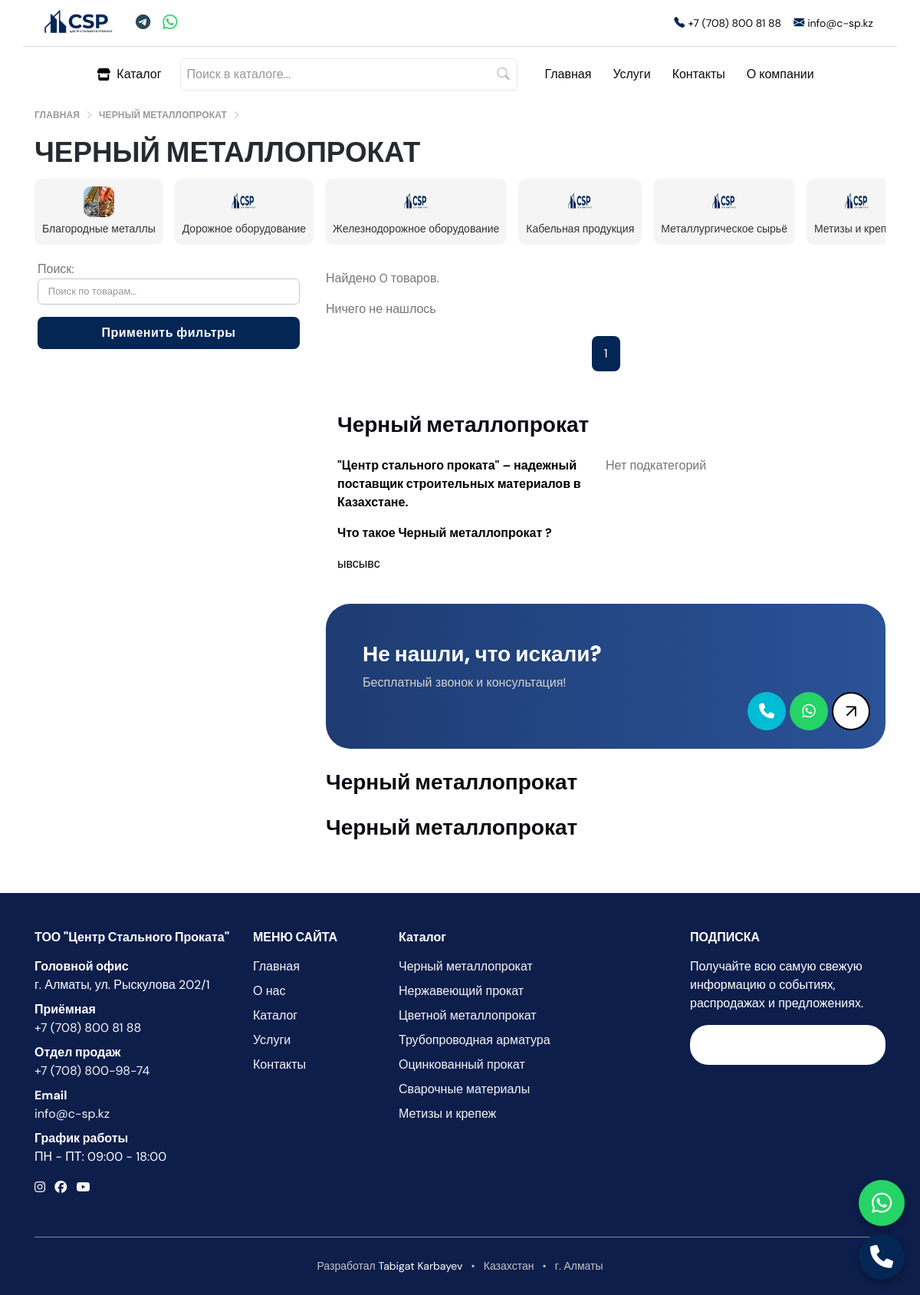
The page /chernyj-metalloprokat/products/ on the database its author committed.
### main/models.py (models this page shows, shortened)
class Category(models.Model):
    name = models.CharField(max_length=255, verbose_name="Название категории", db_index=True)
    image = models.ImageField(max_length=255, blank=True, null=True, verbose_name="Картинка категории")
    slug = models.SlugField(unique=True, verbose_name="Слаг", max_length=255)
    about = models.TextField(max_length=555, blank=True, null=True)
    price_list = models.FileField(blank=True, null=True)
    parent = models.ForeignKey(
        'self',
        on_delete=models.CASCADE,
        null=True,
        blank=True,
        related_name='children',
        verbose_name="Родительская категория"
    )
    class Meta:
        verbose_name = "Категория"
        verbose_name_plural = "Категории"
        ordering = ['name']
    def get_absolute_url(self):
        return reverse('website:category_detail', kwargs={'slug': self.slug})
    def get_ancestors(self):
        category = self
        ancestors = []
        while category:
            ancestors.insert(0, category)
            category = category.parent
        return ancestors

### main/views.py (the view, shortened to what this page needs)
# urls.py: path('<slug:slug>/products/', ProductListView.as_view(), name='product_list'),
class ProductListView(FilterView, ListView):
    model = Product
    template_name = 'product/product_list.html'
    context_object_name = 'products'
    paginate_by = 10  # Показываем по 10 товаров на странице
    filterset_class = ProductFilter  # Подключаем фильтры
    def get_queryset(self):
        slug = self.kwargs.get('slug')
        category = get_object_or_404(Category, slug=slug)
        queryset = category.products.all().order_by('id')  # Добавляем сортировку
        return ProductFilter(self.request.GET, queryset=queryset).qs
    def get_context_data(self, **kwargs):
        context = super().get_context_data(**kwargs)
        slug = self.kwargs.get('slug')
        category = get_object_or_404(Category, slug=slug)
        context['category'] = category
        similar_categories = Category.objects.filter(parent=category.parent).exclude(id=category.id)
        if not similar_categories.exists() and category.parent:
            similar_categories = Category.objects.filter(parent=category.parent.parent).exclude(id=category.id) if category.parent.parent else None
        context['similar_categories'] = similar_categories
        context['filter'] = ProductFilter(self.request.GET, queryset=self.get_queryset())
        paginator = context['paginator']
        page_obj = context['page_obj']
        current_page = page_obj.number
        total_pages = paginator.num_pages
        if total_pages <= 5:
            page_range = range(1, total_pages + 1)
        context['page_range'] = page_range
        context['current_page'] = current_page
        context['ancestors'] = category.get_ancestors()
        return context

### templates/product/product_list.html (shortened to what this page needs)
{% extends 'base.html' %}
{% load static %}
{% load widget_tweaks %}
{% block content %}
<section class="pt-0">
	<div class="container">
		<div class="row">
			<div class="bread-crumbs mt-2">
				<div class="">
					<ul class="bread-crumbs__list" itemscope itemtype="https://schema.org/BreadcrumbList">
						<li class="bread-crumbs__item" itemprop="itemListElement" itemscope itemtype="https://schema.org/ListItem">
						  <a class="bread-crumbs__link" href="/" itemprop="item">
							<span itemprop="name">Главная</span>
						  </a>
						</li>
						{% for cat in ancestors %}
						  <li class="bread-crumbs__item" itemprop="itemListElement" itemscope itemtype="https://schema.org/ListItem">
							<a class="bread-crumbs__link" href="{{ cat.get_absolute_url }}" itemprop="item">
							  <span itemprop="name">{{ cat.name|upper }}</span>
							</a>
						  </li>
						{% endfor %}
					</ul>
				</div>
			</div>
			<div class="col-12">
				<h3 style="color: #262a31; margin-bottom: 0px;">{{ category.name.upper }}<h3>
			</div>
		</div>
        <div class="container mb-3 mt-1 p-0">
            <div class="categories">
				{% for category in similar_categories %}
					<a href="{{ category.get_absolute_url }}">
						<div class="category">
							<img style="border-radius: 10px;" src="{% if category.image %}{{ category.image.url }}{% else %}{% static 'images/logotip.png' %}{% endif %}"
								 alt="{{ category.name }}" />
							<span>{{ category.name }}</span>
						</div>
					</a>
				{% endfor %}
			</div>
        </div>
		<div class="row">
			<aside class="col-xl-4 col-xxl-3">
				<div class="offcanvas-xl offcanvas-end" tabindex="-1" id="offcanvasSidebar" aria-labelledby="offcanvasSidebarLabel">
					<div class="offcanvas-body flex-column p-3 p-xl-0">
						<form method="get" class="mb-4 m-1">
							<div class="mb-3">
								{{ filter.form.search.label_tag }}
								{{ filter.form.search|attr:"class:form-control form-control-sm" }}
							</div>
							<button type="submit" style="background-color: #032655;" class="btn text-white w-100">Применить фильтры</button>
						</form>
					</div>
				</div>
			</aside>
			<div class="col-xl-8 col-xxl-9">
                <div class="product-control__found mb-3 mt-3">Найдено <span
                    id="product-count">{{ products.count }}</span> товаров.
                </div>
				<div class="vstack " id="listing-table-target">
                    {% for product in products %}
					<div class="alert" style="border: 1px solid #e3e5e8; background-color: white; margin-bottom: 5px;">
						<div class="product-info" style="justify-content: space-between;">
						<div class="d-flex" style="align-items: center;">
							<img class="product-logo" src="{% if product.category.image %}{{ product.category.image.url }}{% else %}{% static 'images/tech/truba.webp' %}{% endif %}">
							<div class="product-name" style="margin-left: 10px;">
							<p style="margin: 0;">
								<a href="{{ product.get_absolute_url }}" style=" color: black;">{{ product.name }}</a>
							</p>
							</div>
						</div>
						<button
							class="btn btn-sm btn-primary mb-0"
							style="background-color: #f5f5f5; border: 1px solid #e3e5e8; color: #262a31;"
							data-bs-toggle="modal"
							data-bs-target="#LeadModal"
							data-product-name="{{ product.name }}"
							data-product-url="{{ product.get_absolute_url }}"
							data-product-photo="{% if product.category.image %}{{ product.category.image.url }}{% else %}{% static 'images/tech/truba.webp' %}{% endif %}">
							Узнать цену
						</button>
						</div>
					</div>
					{% empty %}
					<p>Ничего не нашлось</p>
					{% endfor %}
					<nav class="d-flex justify-content-center" aria-label="navigation">
						<ul class="pagination pagination-primary-soft d-inline-block d-md-flex rounded mb-0">
							{% for page in page_range %}
								{% if page == page_obj.number %}
									<li class="page-item mb-0 active">
										<a class="page-link" href="#">{{ page }}</a>
									</li>
								{% else %}
									<li class="page-item mb-0">
										<a class="page-link" href="?page={{ page }}">{{ page }}</a>
									</li>
								{% endif %}
							{% endfor %}
						</ul>
					</nav>
					<div class="container-xl mt-5">
						<div class="row p-0">
						  <div class="col-12 mb-3">
							<h4 class="about-company-bottom__title" style="color: #262a31;"><a href="{% url 'website:about' %}">{{ category.name }} </a></h4>
						  </div>
						  <div class="row">
							<div class="col-md-6 mb-2">
							  <p class="fw-bold" style="color: black;">"Центр стального проката" – надежный поставщик строительных материалов в Казахстане.  </p>
							  <p class="fw-bold" style="color: black;"> Что такое {{ category.name}} ?</p>
							  <p style="color: black;">
								{% if category.about %}
									{{ category.about }}
								{% else %}
									Наши опытные менеджеры всегда готовы помочь с выбором продукции, подобрать оптимальное решение под ваши задачи и бюджет. Мы гарантируем качество материалов и своевременные поставки.
								{% endif %}
							</p>
							</div>
							<div class="col-md-6">
							  <ul class="list-unstyled">
								{% for subcategory in subcategories %}
									<li style="color: #032655;" class="mb-3">
										<span><b style="color: #032655; margin-right: 5px;">•</b></span>
										{{ subcategory.name }}
									</li>
								{% empty %}
									<li>Нет подкатегорий</li>
								{% endfor %}
							</ul>
							</div>
						  </div>
						</div>
					  </div>
					  <div class="container my-3 p-0 mb-4">
						<div class="rounded-5 p-5 text-white position-relative" style="background: linear-gradient(90deg, #1E3C72, #2A5298);">
							<h4 class="fw-bold text-white">Не нашли, что искали?</h4>
							<p class="mb-4" style="color: #d2d2d2;">Бесплатный звонок и консультация!</p>
							<div class="icon-group">
							<a href="tel:+77088009874" class="icon-circle phone" title="Позвонить">
								<i class="fas fa-phone"></i>
							</a>
							<a href="https://wa.me/77088009874" class="icon-circle whatsapp" title="WhatsApp">
								<i class="fab fa-whatsapp"></i>
							</a>
							</div>
							<button data-bs-toggle="modal" data-bs-target="#LeadModal" class="circle-button">
							<span class="arrow-up">↑</span>
							</button>
						</div>
						</div>
						<div class="col-12 mb-3">
						<h4 class="about-company-bottom__title" style="color: #262a31;">
							<a href="{% url 'website:about' %}">{{ category.name }}</a>
						</h4>
						</div>
					  <div class="col-12 mb-3">
					  <h4 class="about-company-bottom__title" style="color: #262a31;"><a href="{% url 'website:about' %}">{{ category.name }} </a></h4>
					</div>
				</div>
			</div>
		</div>
	</div>
</section>
{% endblock %}

### templates/product/product_list.html (style rules this page uses)
.categories { display: flex; overflow-x: auto; gap: 15px; white-space: nowrap; scrollbar-width: none; -ms-overflow-style: none; }
.category { flex: 0 0 auto; display: flex; flex-direction: column; align-items: center; padding: 10px; background: #f5f5f5; border-radius: 10px; text-align: center; min-width: 80px; }
.category img { width: 40px; height: 40px; margin-bottom: 5px; }
.category span { font-size: 14px; color: #333; }
.pagination-primary-soft .page-item.page-item.active .page-link { color: #fff; background-color: #032655; }
.circle-button { width: 50px; height: 50px; border-radius: 50%; background-color: white; display: flex; justify-content: center; align-items: center; border: 2px solid black; position: absolute; right: 20px; top: 74%; transform: translateY(-50%); cursor: pointer; }
.arrow-up { font-size: 24px; color: black; transform: rotate(45deg); }
.icon-group { position: absolute; right: 75px; top: 74%; transform: translateY(-50%); display: flex; gap: 5px; }
.icon-circle { width: 50px; height: 50px; border-radius: 50%; display: flex; justify-content: center; align-items: center; cursor: pointer; transition: 0.3s; }
.icon-circle.phone { background-color: #00bcd4; color: white; }
.icon-circle.whatsapp { background-color: #25D366; color: white; }
.icon-circle i { font-size: 20px; }

### rows shown on the page
Category: name "ЧЕРНЫЙ МЕТАЛЛОПРОКАТ", name "Черный металлопрокат", about "ывсывс"
Category: image (picture), name "Благородные металлы"
Category: name "Дорожное оборудование"
Category: name "Железнодорожное оборудование"
Category: name "Кабельная продукция"
Category: name "Металлургическое сырьё"
Category: name "Метизы и…"

### other values the page prints
{{ filter.form.search.label_tag }} "Поиск:"
{{ products.count }} "0"
{{ page }} "1"
